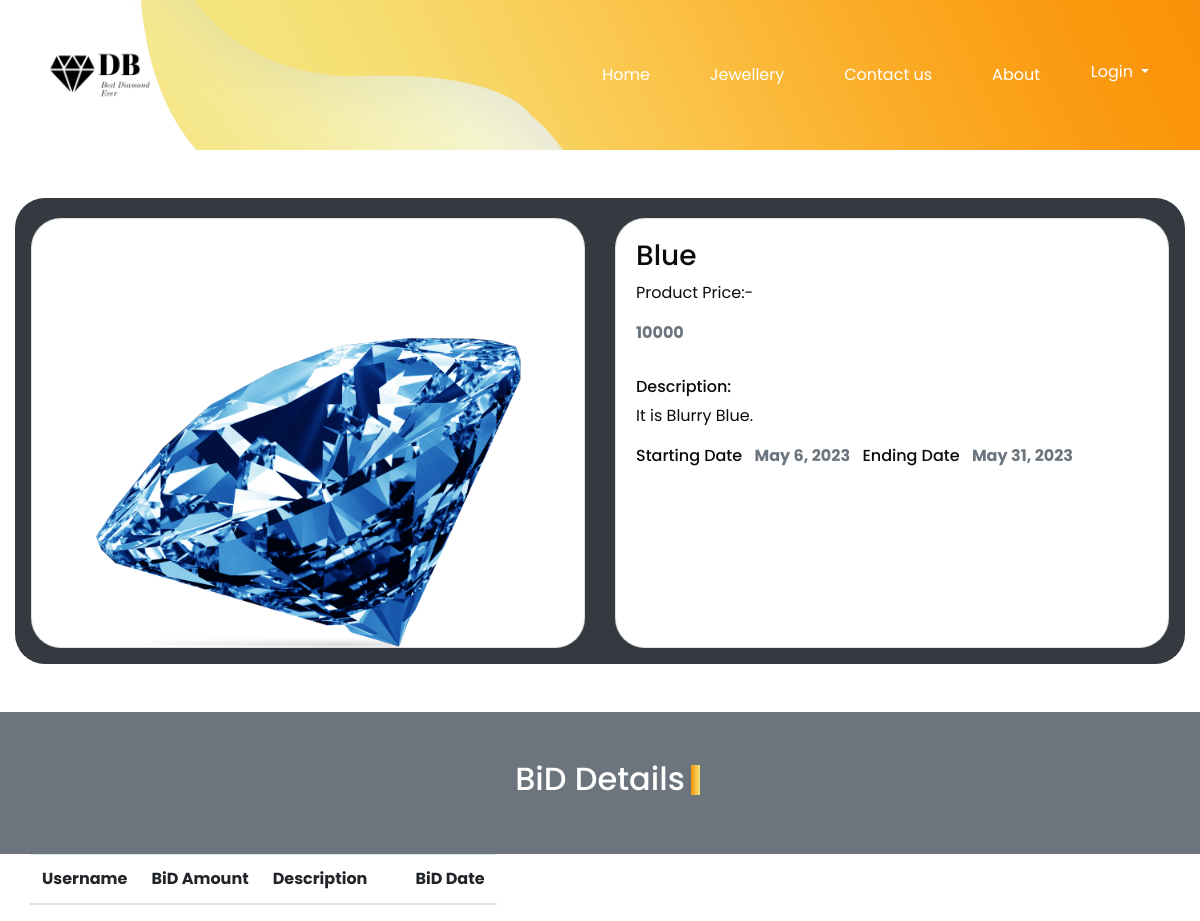
The app's page /singleproduct/9 with its own data.
### app1/models.py (models this page shows, shortened)
class Product(models.Model):
    SellerId=models.CharField(max_length=100)
    category = models.ForeignKey(Product_Category,on_delete=models.CASCADE)
    productImage = models.ImageField(upload_to="product")
    productName = models.CharField(max_length=100)
    productPrice = models.IntegerField(default=0)
    productDescription = models.TextField(default="")
    quantity=models.CharField(max_length=200)
    startdate=models.DateField(default=None)
    enddate=models.DateField(default=None)
    status=models.BooleanField(default=False)

### app1/views.py (the view, shortened to what this page needs)
# urls.py: path('singleproduct/<int:id>',singleproduct,name="singleproduct"),
def singleproduct(request,id):
    sData = SessionData(request)
    if request.session.has_key('BID'):
        message = request.session['BID']
        del request.session['BID']
    else:
        message = ''
    if request.session.has_key('buyer'):
        user= request.session['buyer']
        data=BuyerRegister.objects.get(email=user)
        productdata=Product.objects.get(id=id)
        cDate = date.today()
        biddata=Biddetails.objects.filter(productID=id).order_by("-id")
        bidtable=[]
        for i in biddata:
            buyer=BuyerRegister.objects.get(id=i.buyerId)
            d={
                'name':buyer.name,
                'bidamt':i.bidamount,
                'discription':i.Description,
                'date':i.date_of_bid
                }
            bidtable.append(d)
        if request.method=="POST":
            model=Biddetails()
            model.productID=id
            model.SellerId=productdata.SellerId
            model.buyerId=request.session['userId']
            model.bidamount=request.POST['bidamount']
            model.Description=request.POST['Description']
            bidamt1=Biddetails.objects.filter(productID=id)&Biddetails.objects.filter(bidamount=model.bidamount)
            if cDate <= productdata.enddate:
                if len(bidamt1)==0:
                    model.save()
                    request.session['BID'] = "BID Amount"
                    return redirect('singleproduct', id=id)
                else:
                    return render (request,'singleproduct.html',{'sessionbuyer':user,'name':data,'productdata':productdata,'biddata':bidtable,'messagekey':"Bid amount alredy exists"})
            else:
                    return render (request,'singleproduct.html',{'sessionbuyer':user,'name':data,'productdata':productdata,'biddata':bidtable,'messagekey':"date gone"})
        return render (request,'singleproduct.html',{'sessionbuyer':user,'name':data,'productdata':productdata,'biddata':bidtable,'messagekey':message})
    else:
        productdata=Product.objects.get(id=id)
        biddata=Biddetails.objects.filter(productID=id).order_by("-id")
        bidtable=[]
        return render (request,'singleproduct.html',{'productdata':productdata,'biddata':bidtable})

### app1/templates/singleproduct.html (shortened to what this page needs)
{% extends 'base.html' %}
{% load static %}
{% block content %}
   <section class="mt-5">
    <div class="container p-3 mb-5 bg-dark" style="border-radius: 30px;">
      <div class="row">
        <div class="col-lg-6 mt-1">
          <div class="card p-5" style="border-radius: 30px; height: 430px">
            <img style="border-radius: 30px;"
              class="card-img img-fluid "
              src="{{productdata.productImage.url}}"
              alt="Card image cap"
              id="product-detail" width="100%" height="100%" />
          </div>
        </div>
        <div class="col-lg-6 mt-1 " >
          <div class="card"  style="border-radius: 30px; height: 430px;">
            <div class="card-body" >
              <p class="h3 ">{{productdata.productName}}</p>
              <ul class="list-inline">
                <li class="list-inline-item">
                    <p>Product Price:-</p>
                  <p class="text-muted"><strong>{{productdata.productPrice}}</strong></p>
                </li>
              </ul>
              <h6>Description:</h6>
              <blockquote style="text-align: justify;">
                {{productdata.productDescription}}
              </blockquote>
              <ul class="list-inline">
                <li class="list-inline-item">
                  <h6>Starting Date</h6>
                </li>
                <li class="list-inline-item">
                  <p class="text-muted"><strong>{{productdata.startdate}}</strong></p>
                </li>
                <li class="list-inline-item">
                  <h6>Ending Date</h6>
                </li>
                <li class="list-inline-item">
                  <p class="text-muted"><strong>{{productdata.enddate}}</strong></p>
                </li>
              </ul>
            </div>
          </div>
        </div>
      </div>
    </div>
  </section>
  <div class="heading_container p-5 bg-secondary">
    <h2 class="mx-auto text-white">
      BiD Details
    </h2>
  </div>
  <table class="table table-responsive container">
    <thead>
      <tr>
        <th scope="col">Username</th>
        <th scope="col">BiD Amount</th>
        <th scope="col">Description</th>
        <th></th>
        <th scope="col">BiD Date</th>
      </tr>
    </thead>
  </table>
{% endblock %}

### app1/static/css/style.css (style rules this page uses)
body { font-family: "Poppins", sans-serif; color: #0c0c0c; background-color:white; }
.heading_container { display: -webkit-box; display: -ms-flexbox; display: flex; }
.heading_container h2 { position: relative; }
.heading_container h2::before { content: ""; position: absolute; width: 9px; height: 30px; top: 14%; right: -15px; background: -webkit-gradient(linear, left top, right top, from(#fb930a), to(#f5e47b)); background: linear-gradient(to right, #fb930a, #f5e47b); }

### app1/static/css/responsive.css (style rules this page uses)
@media (min-width: 1200px) { .container { max-width: 1170px; } }

### records on screen
Product: productImage (picture), productName "Blue", productPrice "10000", productDescription "It is Blurry Blue.", startdate "May 6, 2023", enddate "May 31, 2023"
